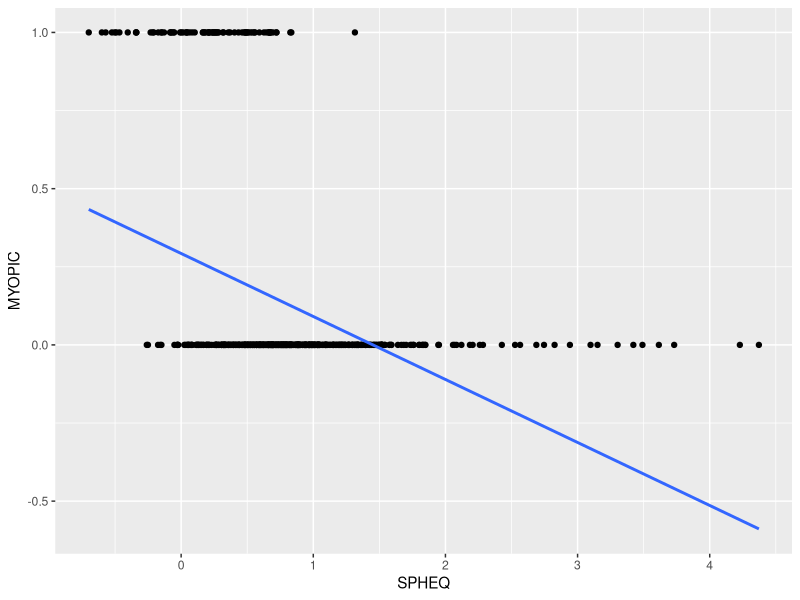
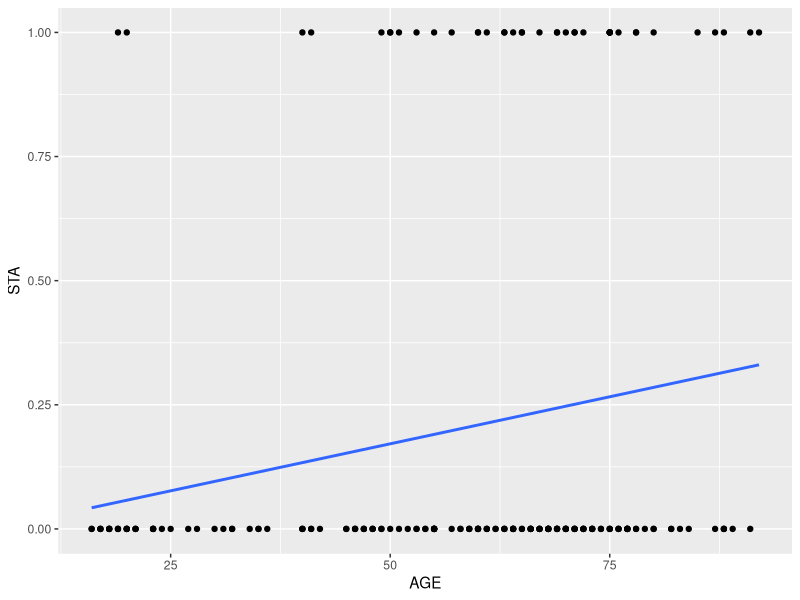

R code for these plots, in order: (Note: this script raises an error after producing the figures.)
# myopURL <-"https://d396qusza40orc.cloudfront.net/logisticregression/MYOPIA.dta"
# 
# `MYOPIA-fixed` <- read.csv("C:\\Users\\s0042767\\AppData\\Local\\Temp\\RtmpisXj7H\\data477072584e5")
# myop<-read.csv("C:\\Users\\s0042767\\AppData\\Local\\Temp\\RtmpisXj7H\\data477072584e5")

x<-read.csv(file="./data/MYOPIA.csv")

library(ggplot2)

ggplot(x, aes(x=SPHEQ, y=MYOPIC)) + geom_point() + stat_smooth(method="glm", family="binomial", se=FALSE)

#Home1.2

icu<-read.csv(file="./data/icu.csv")
str(icu)
class(icu)
ggplot(icu, aes(x=AGE, y=STA)) + geom_point() + stat_smooth(method="glm", family="binomial", se=FALSE)
curve(predict(icu, data.frame(AGE=x), type="response"), add=TRUE)

